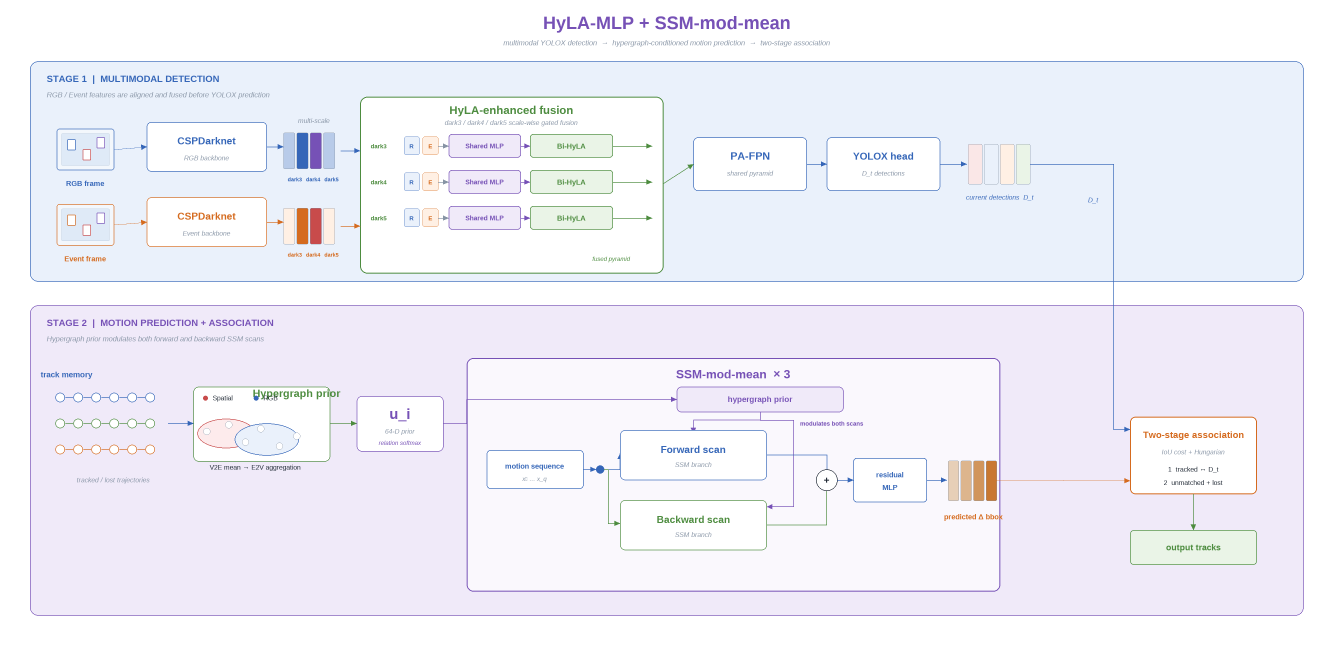
#> input picture HMamba-eMOT/docs/overall_framework_revised.png, 4000 x 1940 px, found by its file name (shown at 1/3 size)
$ python make_overall_real_data_preview.py
#> lines starting #> are read from the running program, lines starting #| are printed output that depends on the picture
"""Make a quick raster preview of the real-data VSDX variant.

The uploaded document is kept as native Visio XML.  In environments without
Visio/LibreOffice, this preview uses the matching editable framework raster as
the background and composites the same embedded photographs at their page
coordinates.
"""

from pathlib import Path
from PIL import Image, ImageOps


ROOT = Path("/home/lyt/mymodel/Mamba_Trackers")
BACKGROUND = ROOT / "docs/overall_framework_revised.png"
OUT = ROOT / "docs/overall_framework_real_data.png"
SEQUENCE = "dvSave-2024_06_04_18_07_37"
FRAME = "00044"
DATA_ROOT = Path("/rydata/wangx_dataset/_dataset/FEMOT/test") / SEQUENCE
RGB_SOURCE = DATA_ROOT / f"{SEQUENCE}_aps/{FRAME}.jpg"
EVENT_SOURCE = DATA_ROOT / f"{SEQUENCE}_dvs/{FRAME}.jpg"
DET_SOURCE = ROOT / "det_results/femot_dual/vis_test" / SEQUENCE / f"{FRAME}.jpg"


def paste_cover(canvas: Image.Image, source: Path, box: tuple[int, int, int, int]) -> None:
    left, top, right, bottom = box
    width, height = right - left, bottom - top
    image = Image.open(source).convert("RGB")
    image = ImageOps.fit(image, (width, height), method=Image.Resampling.LANCZOS, centering=(0.5, 0.5))
    canvas.paste(image, (left, top))


def main() -> None:
    canvas = Image.open(BACKGROUND).convert("RGB")
#> canvas is the input picture: PIL image 4000x1940 RGB; mean R, G, B 240.9, 240.6, 248.4
    # The editable page uses 144 px per Visio drawing unit and a 13.5-unit
    # bottom-origin page in the matching raster export.
    scale = 144.0
    page_height_px = 1944.0

    def box(x: float, y: float, w: float, h: float) -> tuple[int, int, int, int]:
        return (
            round((x - w / 2.0) * scale),
            round(page_height_px - (y + h / 2.0) * scale),
            round((x + w / 2.0) * scale),
            round(page_height_px - (y - h / 2.0) * scale),
        )

    paste_cover(canvas, RGB_SOURCE, box(1.77777777778, 10.3611111111, 1.0, 0.666666666667))
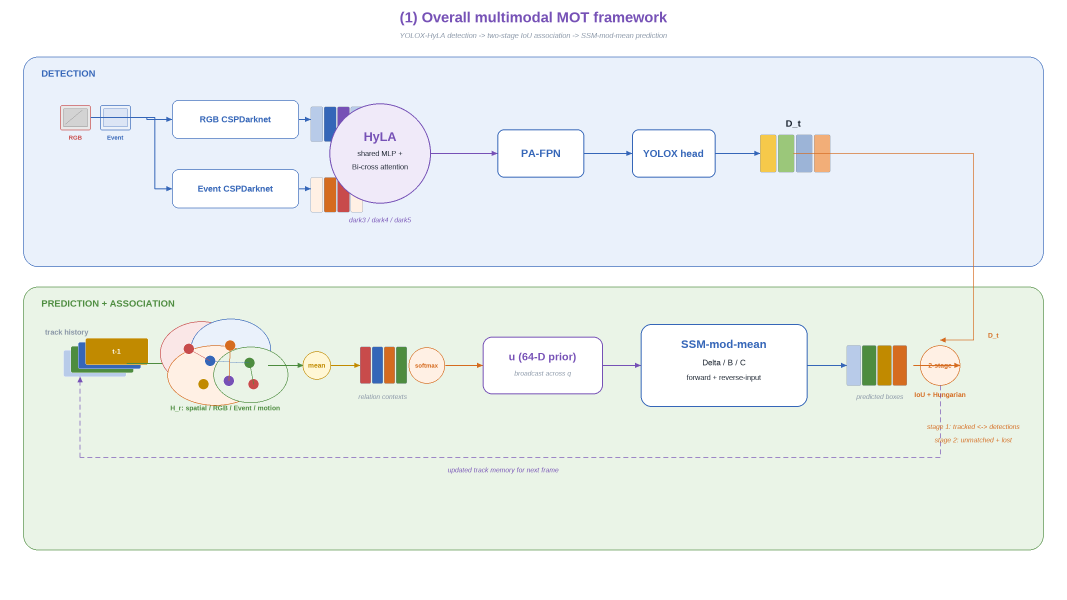
#> input picture HMamba-eMOT/docs/01_overall_two_stage_tracking.png, 3200 x 1800 px, given in place of 00044.jpg, which was not available (shown at 1/3 size)
#> in paste_cover, image is the input picture: PIL image 3200x1800 RGB; mean R, G, B 236.5, 241.8, 239.9
#> in paste_cover, `image = ImageOps.fit(image, (width, height), method=Image.Resampling.L..`:
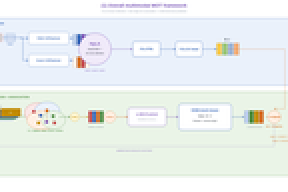
#> image: PIL image 144x96 RGB (shown 2 times larger); mean R, G, B 235.6, 240.9, 239
    paste_cover(canvas, EVENT_SOURCE, box(1.77777777778, 8.79166666667, 1.0, 0.666666666667))
#> call 2 of paste_cover, with box = (184, 630, 328, 726)
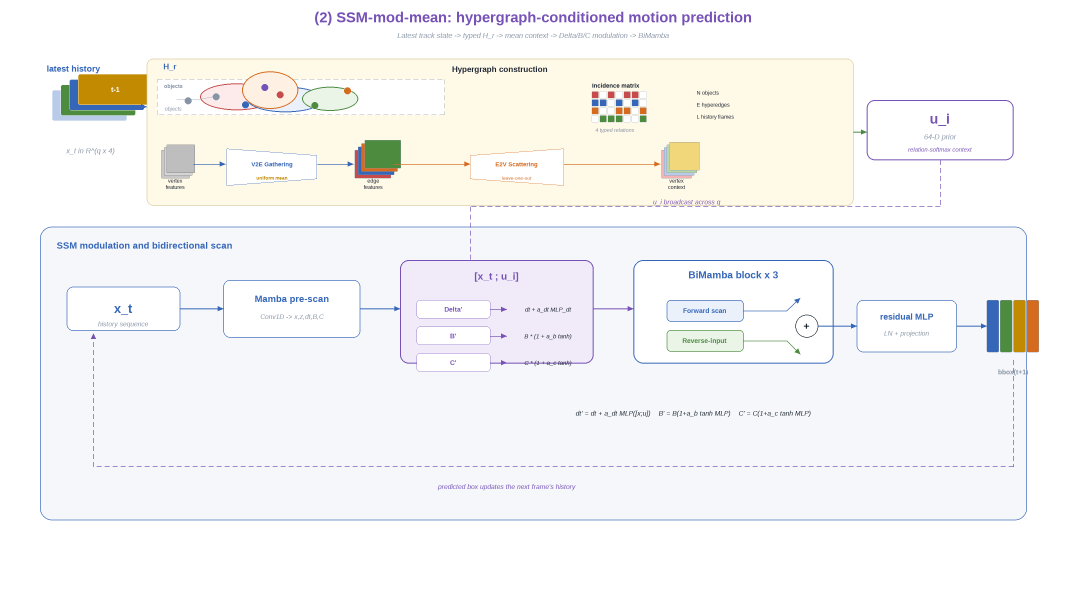
#> input picture HMamba-eMOT/docs/02_ssm_mod_mean_detail.png, 3200 x 1800 px, given in place of 00044.jpg, which was not available (shown at 1/3 size)
#> in paste_cover, image is the input picture: PIL image 3200x1800 RGB; mean R, G, B 245.9, 245.7, 245.1
#> in paste_cover (call 2), `image = ImageOps.fit(image, (width, height), method=Image.Resampling.L..`:
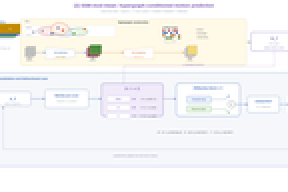
#> image: PIL image 144x96 RGB (shown 2 times larger); mean R, G, B 245.5, 245.2, 244.6
    paste_cover(canvas, DET_SOURCE, box(20.8125, 10.0555555556, 1.291666666667, 0.833333333333))
#> call 3 of paste_cover, with box = (2904, 436, 3090, 556)
#> in paste_cover (call 3), `image = ImageOps.fit(image, (width, height), method=Image.Resampling.L..`:
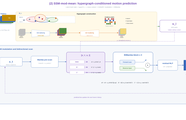
#> image: PIL image 186x120 RGB; mean R, G, B 245.2, 245, 244.6
    canvas.save(OUT, format="PNG", optimize=True)
    print(OUT)


if __name__ == "__main__":
    main()
